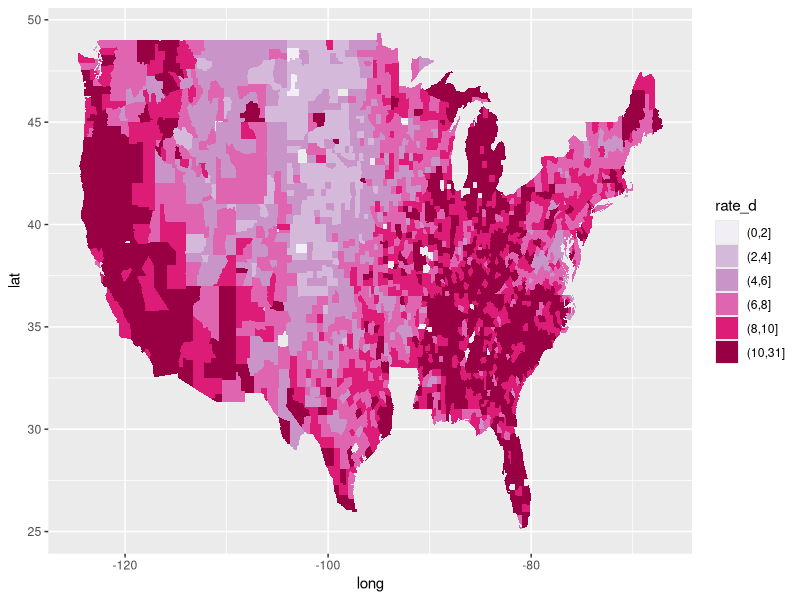
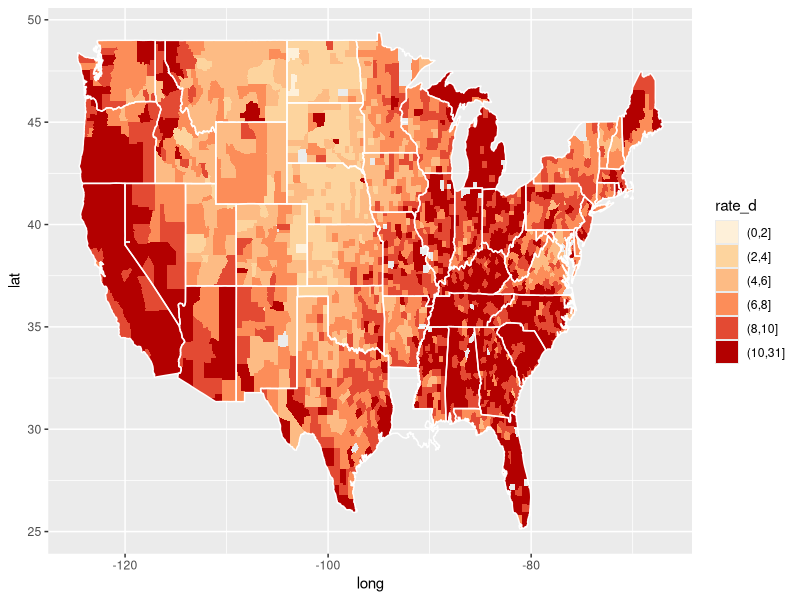

Reproduce these figures in R, in order.
library(ggplot2)
library(maps)
library(scales)

unemployment <- read.csv("data/unemployment.csv", header= F, stringsAsFactors= F)
names(unemployment) <- c("id", "state_fips", "county_fips", "name", "year", "?", "?", "?", "rate")

#prepare data
#Q2 what does gsub syntax mean? Can you use grep instead?
unemployment$county <- tolower(gsub(" County, [A-Z]{2}", "", unemployment$name))
unemployment$state <- gsub("^.*([A-Z]{2})", "\\1", unemployment$name)

#prepare map
county_df <- map_data("county")
names(county_df) <- c("long", "lat", "group", "order", "state_name", "county")

county_df$state <- state.abb[match(county_df$state_name, tolower(state.name))]

county_df$state_name <- NULL


# Combine together 
choropleth <- merge(county_df, unemployment, by= c("state", "county"))

choropleth <- choropleth[order(choropleth$order), ]
# Discretise rate to use with Brewer color scheme 
# choropleth$rate_d <- cut_number(choropleth$rate, 5) #(Figure 11)
# choropleth$rate_d <- cut_interval(choropleth$rate, 5) 
choropleth$rate_d <- cut(choropleth$rate, breaks = c(seq(0, 10, by = 2), 31)) #(Figure 11)

# summary(unemployment$rate)
# max_rate <- max(unemployment$rate)

# plot the employment rate by counties across America into bins
ggplot(choropleth, aes(long, lat, group = group)) +
  scale_fill_brewer(palette = "PuRd")+
  geom_polygon(aes(fill = rate_d))

# outline state borders (Figure 12)
state_df <- map_data("state")

ggplot(choropleth, aes(long, lat, group= group)) +
  scale_fill_brewer(palette = "OrRd")+
  geom_polygon(aes(fill= rate_d)) +
  geom_polygon(data= state_df, colour= "white", fill = NA) 
